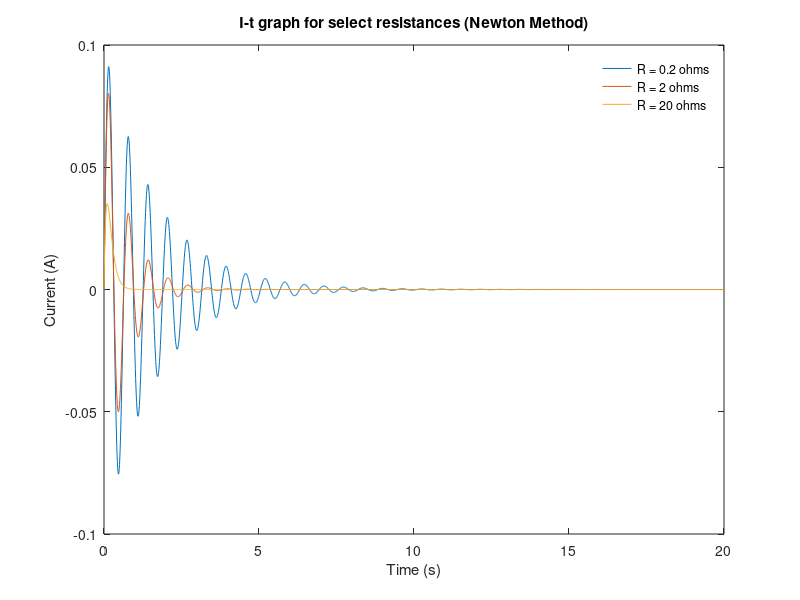

MATLAB code to generate this figure:
%%%%%%%%%%%%%%%%%%%%%%%%%%%%%%%%%%%%%%
%
% Name: hw4_205288439_p3.m
%
% Description: Implicit Euler solver using Newton's method.
% 
% Your name: Matthew Lacaire 
% UID: 205288439
%%%%%%%%%%%%%%%%%%%%%%%%%%%%%%%%%%%%%%
clc; close all; clear all 
times = linspace(0,20,2001); %Setting all equally-spaced t values, 2001 values b/t 0,20 (inclusive)
iR1 = zeros(length(times),1); %Initializing zero-arrays for i, a (di/dt) to be filled with values later.
aR1 = zeros(length(times),1); %Same for all other rows in this section.
iR2 = zeros(length(times),1);
aR2 = zeros(length(times),1);
iR3 = zeros(length(times),1);
aR3 = zeros(length(times),1);

dt = 0.01; %Step size
L = 1;  %Inductance = 1H
C = 0.01; %Capacitance = 0.01F
iR1(1) = 0; %Initial i, a values.
aR1(1) = 1;
iR2(1) = 0;
aR2(1) = 1;
iR3(1) = 0;
aR3(1) = 1;

Rvals = [0.2, 2, 20];
%% R = 0.2 ohms
for k = 1:length(times)-1
    x = [iR1(k);aR1(k)];  %Setting up x column matrix as specified.
    f1 = (x(2) - aR1(k))/dt + (Rvals(1)/L)*x(2)+(1/(L*C))*x(1); %f1 equation, which is set equal to 0.
    f2 = x(2) - (x(1) - iR1(k))/dt; %f2 equation
    y = [f1; f2]; %Creating column matrix.
    while norm(y) > 1e-6 %'norm' being square root of (f1(k+1)^2) + (f2(k+1)^2)
        J = [1/(L*C), (1/dt + (Rvals(1)/L)); -1/dt, 1]; %Creating Jacobian matrix.
    x = x - J\y; %Solving for new x, J\y finds delta(x), where J*delta(x) = y
    f1 = (x(2) - aR1(k))/dt + (Rvals(1)/L)*x(2)+(1/(L*C))*x(1); %Redefining f1
    f2 = x(2) - (x(1) - iR1(k))/dt; %Redefining f2 with new x values.
    y = [f1; f2]; %
    end
    iR1(k+1)=x(1); %Defining next i as x(1) value calculated.
    aR1(k+1)=x(2); %Same for a.
end
%% R = 2 ohms
for k = 1:length(times)-1 %This is the exact same methodology as above. check "R = 0.2 ohms" section for explanation.
    x = [iR2(k);aR2(k)]; 
    f1 = (x(2) - aR2(k))/dt + (Rvals(2)/L)*x(2)+(1/(L*C))*x(1);
    f2 = x(2) - (x(1) - iR2(k))/dt;
    y = [f1; f2];
    while norm(y) > 1e-6
        J = [1/(L*C), (1/dt + (Rvals(2)/L)); -1/dt, 1];
    x = x - J\y;
    f1 = (x(2) - aR2(k))/dt + (Rvals(2)/L)*x(2)+(1/(L*C))*x(1);
    f2 = x(2) - (x(1) - iR2(k))/dt;
    y = [f1; f2];
    end
    iR2(k+1)=x(1);
    aR2(k+1)=x(2);
end
%% R = 20 ohms
for k = 1:length(times)-1
    x = [iR3(k);aR3(k)]; 
    f1 = (x(2) - aR3(k))/dt + (Rvals(3)/L)*x(2)+(1/(L*C))*x(1);
    f2 = x(2) - (x(1) - iR3(k))/dt;
    y = [f1; f2];
    while norm(y) > 1e-6
        J = [1/(L*C), (1/dt + (Rvals(3)/L)); -1/dt, 1];
    x = x - J\y;
    f1 = (x(2) - aR3(k))/dt + (Rvals(3)/L)*x(2)+(1/(L*C))*x(1);
    f2 = x(2) - (x(1) - iR3(k))/dt;
    y = [f1; f2];
    end
    iR3(k+1)=x(1); 
    aR3(k+1)=x(2);
end
%% Plotting
plot(times, iR1) %Plotting
hold on %Allowing multiple graphs to be plotted
plot(times, iR2) %Plotting R=2
plot(times, iR3) %Plotting R=20
legend({'R = 0.2 ohms','R = 2 ohms','R = 20 ohms'}, 'box','off')%legend
title('I-t graph for select resistances (Newton Method)') %Title
xlabel('Time (s)') %X label
ylabel('Current (A)')%Y label
hold off